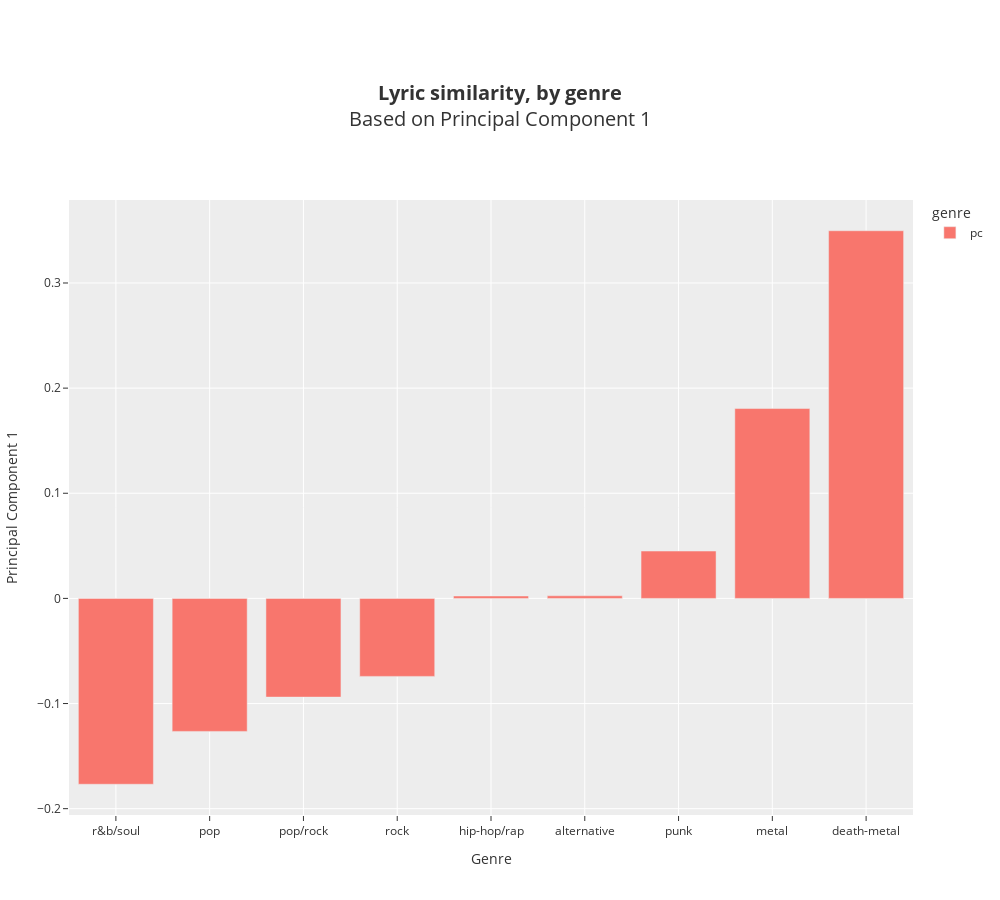

The cell this chart's notebook holds for it:
### Markdown cell above
Let's look at the same analysis but grouped by genres.

This confirms what we found above, the lyrics in genres cluster into groups that make sense.

### Code cell
#DataFrame of grouped data
pc1_group = pd.DataFrame(pc_1.groupby('genre')['pc'].mean())

#sort values by principal component and plot data
fig_lyric_sim_genre = pc1_group.sort_values(by='pc').plot.bar(labels=dict(variable="genre", value="PC"),\
                               template='ggplot2')

#title parameters
title_param = dict(text='<b>Lyric similarity, by genre</b><br>Based on Principal Component 1</b>', 
                        font=dict(size=20))

#margin parameters
margin_param=dict(l=40,r=40,b=85,t=200,pad=0)

#update figure
fig_lyric_sim_genre.update_layout(
                      title=title_param,
                      width=1000,
                      height=900,
                      margin=margin_param,
                      xaxis = dict(title='Genre'),
                      yaxis = dict(title='Principal Component 1'))
#show figure
fig_lyric_sim_genre.show()

### Figure 1 — Plotly figure (JSON) as saved in the notebook; plotly's stock layout.template omitted (floating-point values rounded to 4 significant figures)
{"data": [{"alignmentgroup": "True", "hovertemplate": "genre=%{x}<br>PC=%{y}<extra></extra>", "legendgroup": "pc", "marker": {"color": "#F8766D"}, "name": "pc", "offsetgroup": "pc", "orientation": "v", "showlegend": true, "textposition": "auto", "type": "bar", "x": ["r&b/soul", "pop", "pop/rock", "rock", "hip-hop/rap", "alternative", "punk", "metal", "death-metal"], "xaxis": "x", "y": [-0.1768, -0.1265, -0.09389, -0.07417, 0.002255, 0.002472, 0.04504, 0.1806, 0.3497], "yaxis": "y"}], "layout": {"barmode": "relative", "height": 900, "legend": {"title": {"text": "genre"}, "tracegroupgap": 0}, "margin": {"b": 85, "l": 40, "pad": 0, "r": 40, "t": 200}, "title": {"font": {"size": 20}, "text": "<b>Lyric similarity, by genre</b><br>Based on Principal Component 1</b>"}, "width": 1000, "xaxis": {"anchor": "y", "domain": [0, 1], "title": {"text": "Genre"}}, "yaxis": {"anchor": "x", "domain": [0, 1], "title": {"text": "Principal Component 1"}}}}
